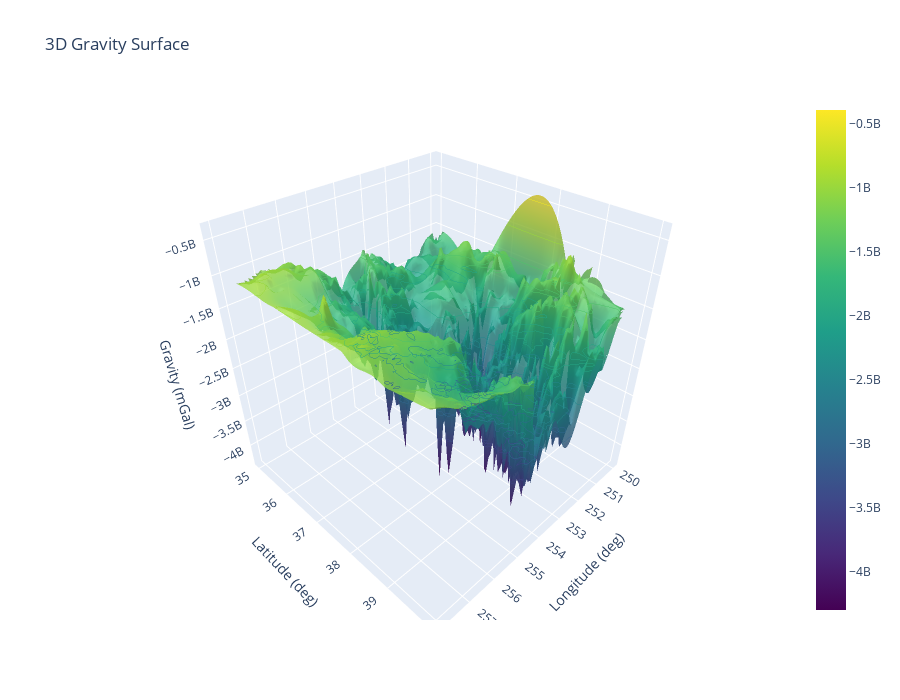

Notebook source saved alongside this figure:
### Code cell
import plotly.graph_objects as go
import numpy as np
from scipy.interpolate import griddata

# Ваши данные
longitudes = X_test['longitude(deg)']
latitudes = X_test['latitude(deg)']
heights = model.predict(X_test) - y_test

# Интерполяция
grid_x, grid_y = np.mgrid[
    min(longitudes):max(longitudes):100j,
    min(latitudes):max(latitudes):100j
]
grid_z = griddata(
    (longitudes, latitudes), heights, (grid_x, grid_y), method='cubic'
)

# Создаем 3D-поверхность
fig = go.Figure(data=[go.Surface(
    x=grid_x, y=grid_y, z=grid_z,
    colorscale='Viridis',
    opacity=0.8,
    contours_z=dict(show=True, usecolormap=True))
])

# Настройки макета
fig.update_layout(
    title='3D Gravity Surface',
    scene=dict(
        xaxis_title='Longitude (deg)',
        yaxis_title='Latitude (deg)',
        zaxis_title='Gravity (mGal)',
    ),
    autosize=False,
    width=900,
    height=700,
)

fig.show()

### Figure 1 — Plotly figure (JSON) as saved in the notebook; plotly's stock layout.template omitted (floating-point values rounded to 4 significant figures; data arrays with more than 128 entries replaced by an {"elided": "..."} marker saying what was removed)
{"data": [{"colorscale": [[0, "#440154"], [0.1111, "#482878"], [0.2222, "#3e4989"], [0.3333, "#31688e"], [0.4444, "#26828e"], [0.5556, "#1f9e89"], [0.6667, "#35b779"], [0.7778, "#6ece58"], [0.8889, "#b5de2b"], [1, "#fde725"]], "contours": {"z": {"show": true, "usecolormap": true}}, "opacity": 0.8, "type": "surface", "x": {"elided": "100x100 float values"}, "y": {"elided": "100x100 float values"}, "z": {"elided": "100x100 float values"}}], "layout": {"autosize": false, "height": 700, "scene": {"xaxis": {"title": {"text": "Longitude (deg)"}}, "yaxis": {"title": {"text": "Latitude (deg)"}}, "zaxis": {"title": {"text": "Gravity (mGal)"}}}, "title": {"text": "3D Gravity Surface"}, "width": 900}}
